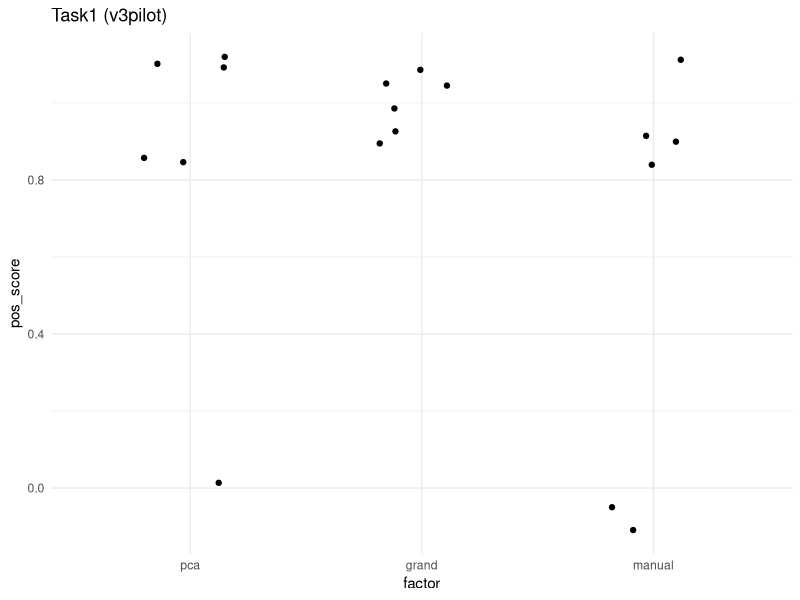
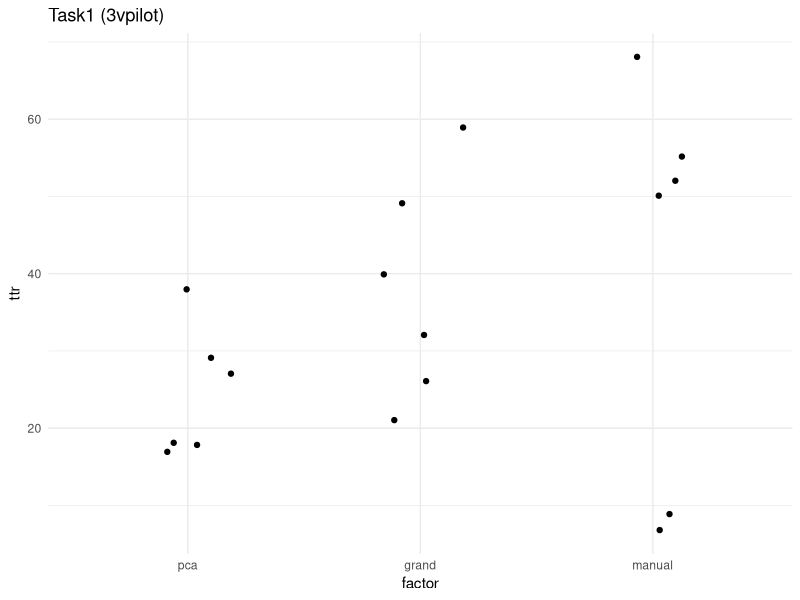
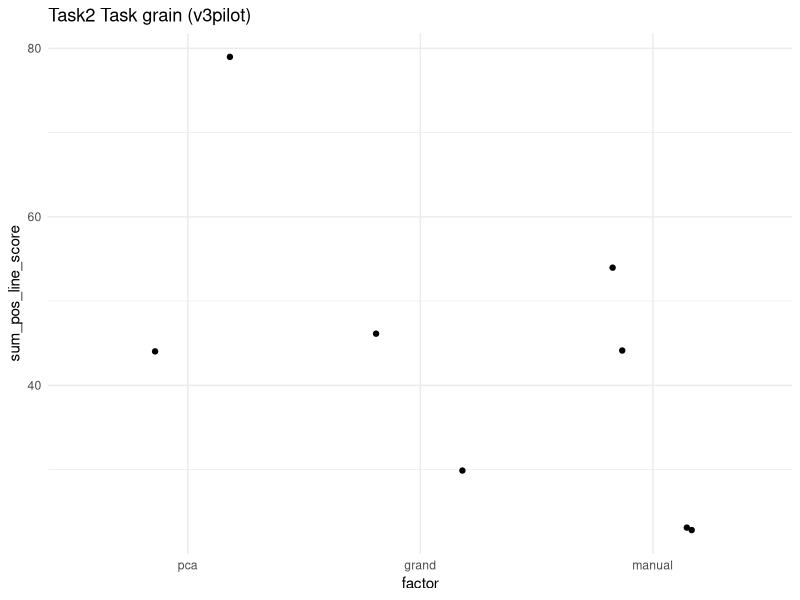
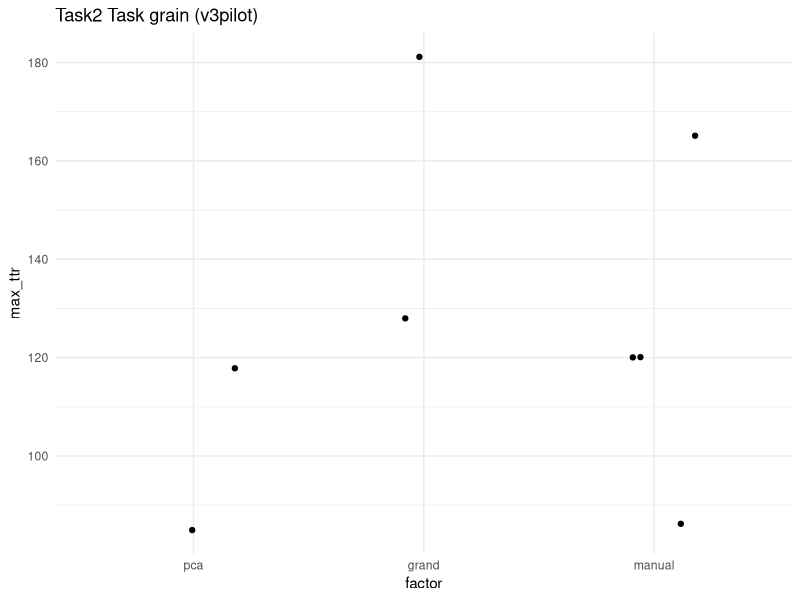
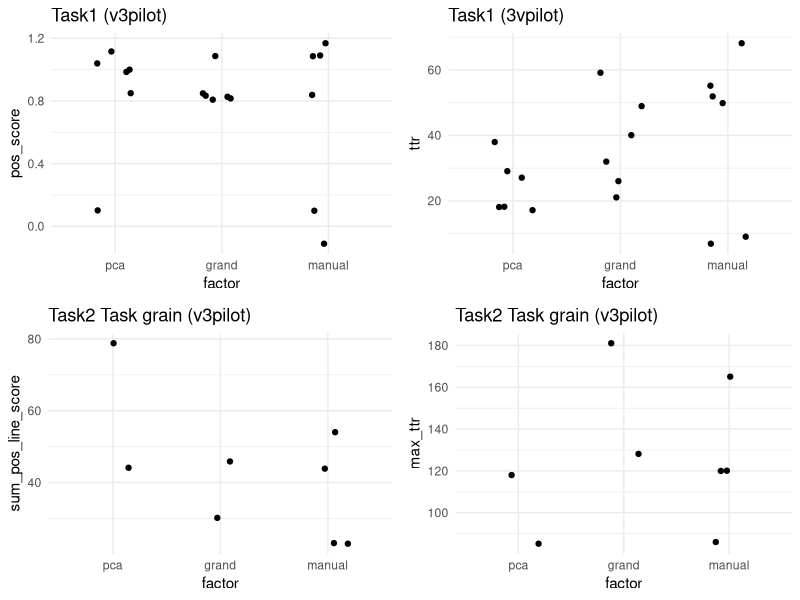
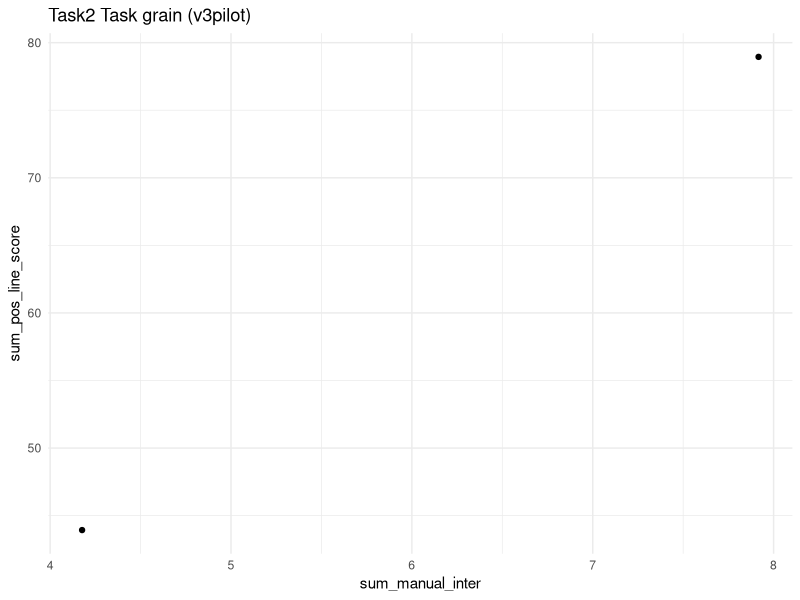
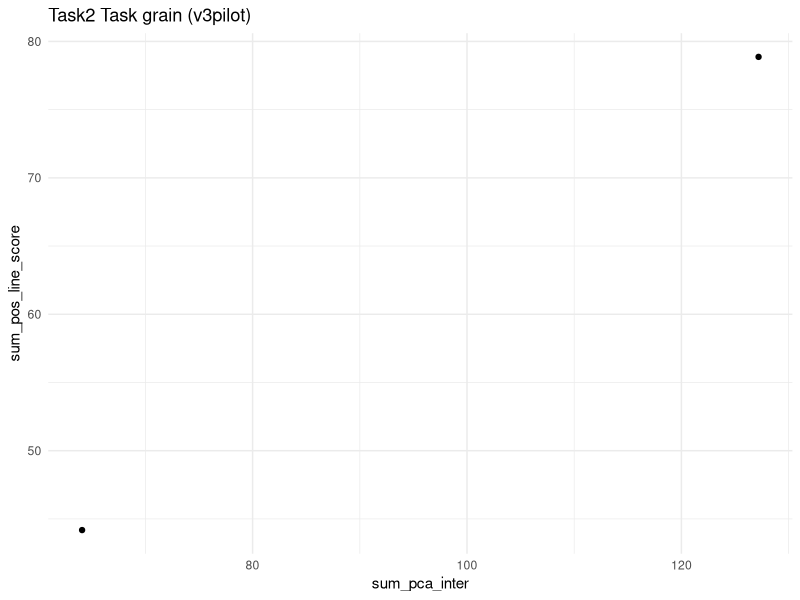

The R source for these figures, in order: (Note: this script raises an error after producing the figures.)
library(tidyverse)

df1 <- read.csv2("./apps/study/v1_pilot_studies/responses_1_v3pilot_Judy.csv", sep = ",", stringsAsFactors = F)
df2 <- read.csv2("./apps/study/v1_pilot_studies/responses_1_v3pilot_Sabrina.csv", sep = ",", stringsAsFactors = F)
df <- rbind(df1, df2)


### TASK 1 
task1 <- filter(df, task == 1, factor %in% c("pca", "grand", "manual"), 
                response != "none (default)" & !is.null(response) )
task1 <- mutate(task1, ttr = as.integer(ttr), 
                pos_score = max(abs(score)) - abs(score),
                factor = factor(factor, levels = c("pca", "grand", "manual")))
str(task1)

(g1_t1 <- ggplot(task1) + geom_jitter(aes(x = factor, y = pos_score),
                                      width = .2, height = .2) + 
    labs(title = "Task1 (v3pilot)") + theme_minimal() + 
    scale_color_brewer(palette = "Dark2") + scale_fill_brewer(palette = "Dark2"))
(g2_t1 <- ggplot(task1) + geom_jitter(aes(x = factor, y = ttr),
                                      width = .2, height = .2) + 
    labs(title = "Task1 (3vpilot)") + theme_minimal() + 
    scale_color_brewer(palette = "Dark2") + scale_fill_brewer(palette = "Dark2"))

### TASK 2 PLOTS
task2_ln <- filter(df, task == 2, factor %in% c("pca", "grand", "manual"), 
                   response != "none (default)" & !is.null(response) )
task2_ln <- mutate(task2_ln, ttr = as.integer(ttr), 
                   pos_line_score = line_score + abs(min(line_score)),
                   factor = factor(factor, levels = c("pca", "grand", "manual")))

task2_tsk <- task2_ln %>%
    group_by(user_uid, factor, task, sim_id) %>%
    summarize(max_ttr = max(ttr),
              sum_pos_line_score = sum(pos_line_score),
              sum_manual_inter = sum(manual_inter),
              sum_pca_inter = sum(pca_inter))


(g1_t2 <- ggplot(task2_tsk) + geom_jitter(aes(x = factor, y = sum_pos_line_score),
                                          width = .2, height = .2) + 
    labs(title = "Task2 Task grain (v3pilot)") + theme_minimal() + 
    scale_color_brewer(palette = "Dark2") + scale_fill_brewer(palette = "Dark2"))
(g2_t2 <- ggplot(task2_tsk) + geom_jitter(aes(x = factor, y = max_ttr),
                                          width = .2, height = .2) + 
    labs(title = "Task2 Task grain (v3pilot)") + theme_minimal() + 
    scale_color_brewer(palette = "Dark2") + scale_fill_brewer(palette = "Dark2"))
gridExtra::grid.arrange(g1_t1, g2_t1, g1_t2, g2_t2, ncol=2)

(FIG1 <- gridExtra::arrangeGrob(g1_t1, g2_t1, g1_t2, g2_t2, ncol=2))
# ggsave("./paper/figures/v3pilot.png", plot = FIG1, width = 6, height = 6, units = "in")
# ggsave("../mid_canidature/figures/v3pilot.png", plot = FIG1, width = 6, height = 6, units = "in")

### Q did people use manual interactions enough?
task2_tsk_manual <- filter(task2_tsk, factor == "pca")
ggplot(task2_tsk_manual) + geom_jitter(aes(x = sum_manual_inter, y = sum_pos_line_score),
                                width = .2, height = .2) + 
    labs(title = "Task2 Task grain (v3pilot)") + theme_minimal() + 
    scale_color_brewer(palette = "Dark2") + scale_fill_brewer(palette = "Dark2")

ggplot(task2_tsk_manual) + geom_jitter(aes(x = sum_pca_inter, y = sum_pos_line_score),
                                       width = .2, height = .2) + 
    labs(title = "Task2 Task grain (v3pilot)") + theme_minimal() + 
    scale_color_brewer(palette = "Dark2") + scale_fill_brewer(palette = "Dark2")

### SURVEY
##TODO: RESUME HERE <<<<<<
survey <- df[which(df$factor == "survey"),]

survey$survey_factor <- substr(survey$task, 8, nchar(survey$task)) # THESE ARE NUMBERS NOT NAMES


survey$response <- as.integer(substr(survey$response, 1,1))
factor_survey <- survey[which(survey$survey_factor == ""),]

(g1_s <- ggplot(survey) + geom_boxplot(aes(x = factor, y = pos_score)) + 
    labs(title = "Task2 (v3pilot)") + theme_minimal() + 
    scale_color_brewer(palette = "Dark2") + scale_fill_brewer(palette = "Dark2"))



